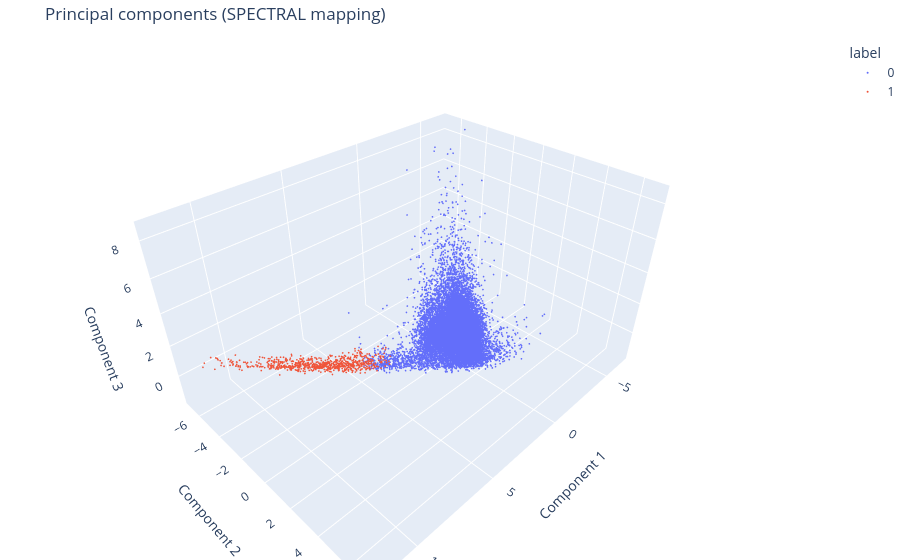

The code cell stored with this chart in its notebook:
### Code cell
plot_3d_plotly(pca_3c.transform(X_data), spectral_labels, title="Principal components (SPECTRAL mapping)")

### Figure 1 — Plotly figure (JSON) as saved in the notebook; plotly's stock layout.template omitted (floating-point values rounded to 4 significant figures; data arrays with more than 128 entries replaced by an {"elided": "..."} marker saying what was removed)
{"data": [{"hovertemplate": "label=0<br>Component 1=%{x}<br>Component 2=%{y}<br>Component 3=%{z}<extra></extra>", "legendgroup": "0", "marker": {"color": "#636efa", "symbol": "circle", "size": 1}, "mode": "markers", "name": "0", "scene": "scene", "showlegend": true, "x": {"elided": "17155 float values"}, "y": {"elided": "17155 float values"}, "z": {"elided": "17155 float values"}, "type": "scatter3d"}, {"hovertemplate": "label=1<br>Component 1=%{x}<br>Component 2=%{y}<br>Component 3=%{z}<extra></extra>", "legendgroup": "1", "marker": {"color": "#EF553B", "symbol": "circle", "size": 1}, "mode": "markers", "name": "1", "scene": "scene", "showlegend": true, "x": {"elided": "743 float values"}, "y": {"elided": "743 float values"}, "z": {"elided": "743 float values"}, "type": "scatter3d"}], "layout": {"scene": {"domain": {"x": [0.0, 1.0], "y": [0.0, 1.0]}, "xaxis": {"title": {"text": "Component 1"}}, "yaxis": {"title": {"text": "Component 2"}}, "zaxis": {"title": {"text": "Component 3"}}}, "legend": {"title": {"text": "label"}, "tracegroupgap": 0}, "title": {"text": "Principal components (SPECTRAL mapping)"}, "margin": {"l": 0, "r": 0, "b": 0, "t": 40}}}
